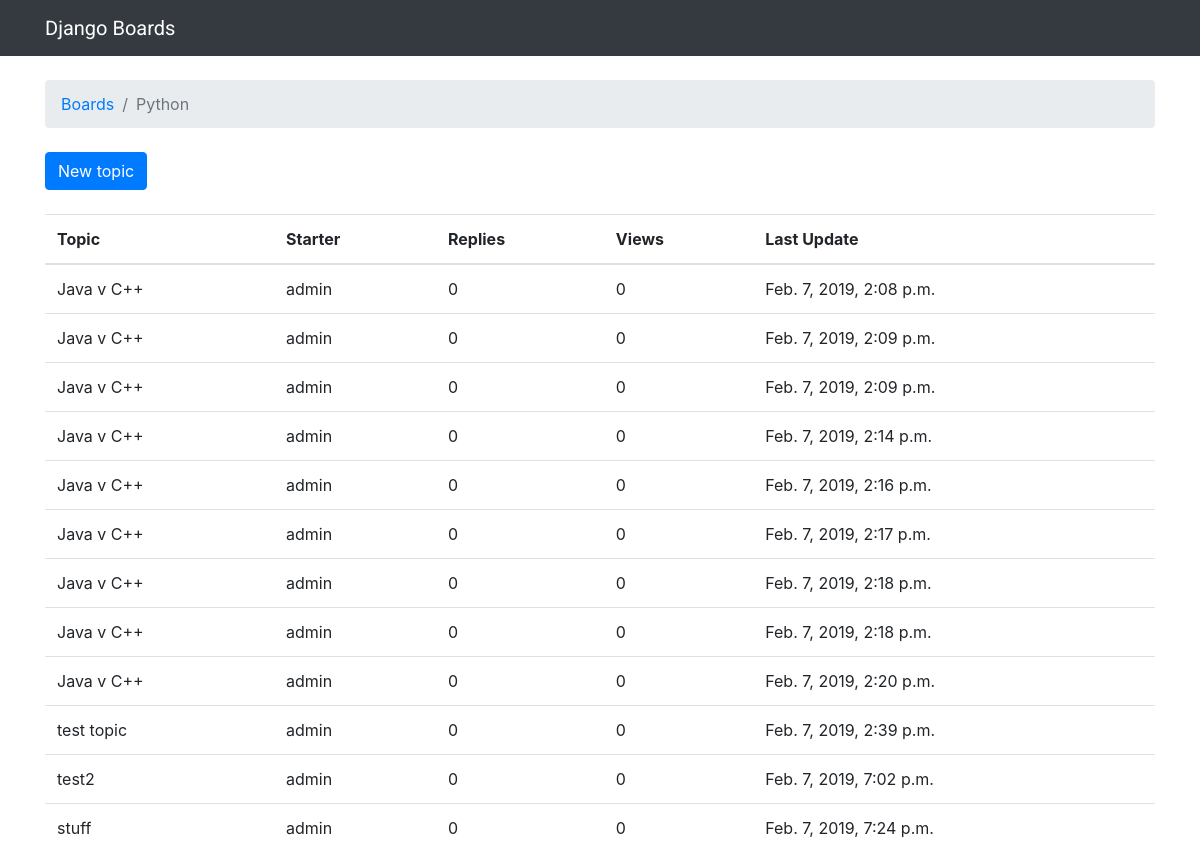
The page /boards/2/ on the database its author committed.
### boards/models.py (models this page shows, shortened)
class Board(models.Model):
    name = models.CharField(max_length=30, unique=True)
    description = models.CharField(max_length=100)

class Topic(models.Model):
    subject = models.CharField(max_length=255)
    last_updated = models.DateTimeField(auto_now_add=True)
    board = models.ForeignKey(Board,on_delete=models.PROTECT, related_name='topics')
    starter = models.ForeignKey(User,on_delete=models.PROTECT, related_name='topics')

### boards/views.py (the view)
# urls.py: url(r'^boards/(?P<pk>\d+)/$', views.board_topics, name='board_topics'),
def board_topics(request, pk):
    board = get_object_or_404(Board, pk=pk)
    return render(request, 'topics.html', {'board': board})

### templates/topics.html (shortened to what this page needs)
{% extends 'base.html' %}
{% block breadcrumb %}
  <li class="breadcrumb-item"><a href="{% url 'home' %}">Boards</a></li>
  <li class="breadcrumb-item active">{{ board.name }}</li>
{% endblock %}
{% block content %}
  <div class="mb-4">
    <a href="{% url 'new_topic' board.pk %}" class="btn btn-primary">New topic</a>
  </div>
  <table class="table">
    <thead class="thead-inverse">
      <tr>
        <th>Topic</th>
        <th>Starter</th>
        <th>Replies</th>
        <th>Views</th>
        <th>Last Update</th>
      </tr>
    </thead>
    <tbody>
      {% for topic in board.topics.all %}
        <tr>
          <td>{{ topic.subject }}</td>
          <td>{{ topic.starter.username }}</td>
          <td>0</td>
          <td>0</td>
          <td>{{ topic.last_updated }}</td>
        </tr>
      {% endfor %}
    </tbody>
  </table>
{% endblock %}

### templates/base.html (shortened to what this page needs)
{% load static %}<!DOCTYPE html>
<html>
  <head>
    <link rel="stylesheet" href="{% static 'css/bootstrap.min.css' %}">
    <link rel="stylesheet" href="{% static 'css/app.css' %}">
  </head>
  <body>
    {% block body %}
  <nav class="navbar navbar-expand-sm navbar-dark bg-dark">
    <div class="container">
      <a class="navbar-brand" href="{% url 'home' %}">Django Boards</a>
      <div class="collapse navbar-collapse" id="mainMenu">
        <ul class="navbar-nav ml-auto">
          <li class="nav-item">
            <a class="nav-link" href="#">{{ user.username }}</a>
          </li>
        </ul>
      </div>
    </div>
  </nav>
  <div class="container">
    <ol class="breadcrumb my-4">
      {% block breadcrumb %}
      {% endblock %}
    </ol>
    {% block content %}
    {% endblock %}
  </div>
{% endblock body %}
  </body>
</html>

### static/css/app.css (style rules this page uses)
.navbar-brand { font-family: 'Roboto', sans-serif; }

### rows shown on the page
Board: name "Python"
Topic: subject "Java v C++", starter.username "admin", last_updated "Feb. 7, 2019, 2:08 p.m."
Topic: subject "Java v C++", starter.username "admin", last_updated "Feb. 7, 2019, 2:09 p.m."
Topic: subject "Java v C++", starter.username "admin", last_updated "Feb. 7, 2019, 2:09 p.m."
Topic: subject "Java v C++", starter.username "admin", last_updated "Feb. 7, 2019, 2:14 p.m."
Topic: subject "Java v C++", starter.username "admin", last_updated "Feb. 7, 2019, 2:16 p.m."
Topic: subject "Java v C++", starter.username "admin", last_updated "Feb. 7, 2019, 2:17 p.m."
Topic: subject "Java v C++", starter.username "admin", last_updated "Feb. 7, 2019, 2:18 p.m."
Topic: subject "Java v C++", starter.username "admin", last_updated "Feb. 7, 2019, 2:18 p.m."
Topic: subject "Java v C++", starter.username "admin", last_updated "Feb. 7, 2019, 2:20 p.m."
Topic: subject "test topic", starter.username "admin", last_updated "Feb. 7, 2019, 2:39 p.m."
Topic: subject "test2", starter.username "admin", last_updated "Feb. 7, 2019, 7:02 p.m."
Topic: subject "stuff", starter.username "admin", last_updated "Feb. 7, 2019, 7:24 p.m."
